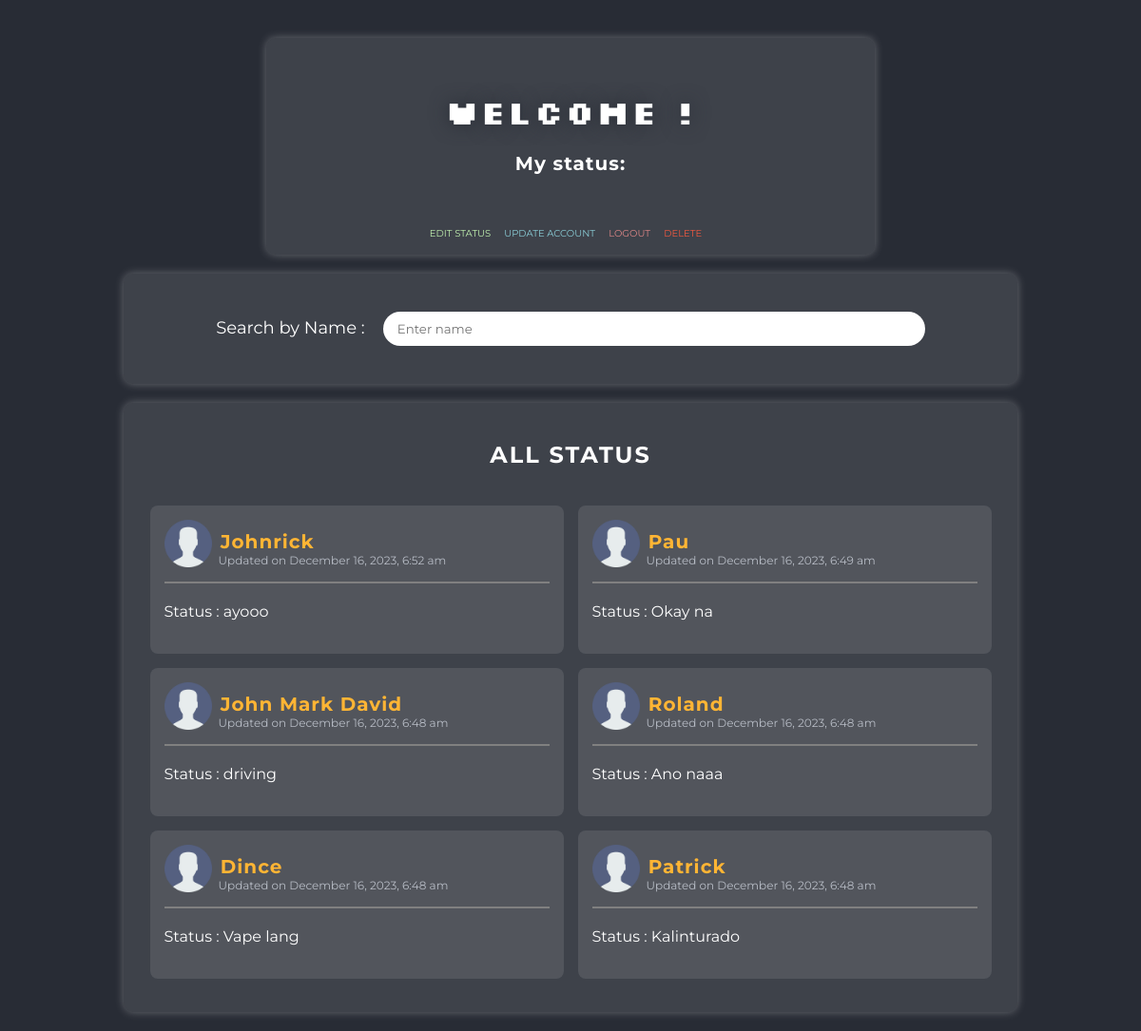
Page /BSIT_2F_Status_Update/finals/welcome.php on the committed database.
### tables this page shows
CREATE TABLE `user_status` (
  `id` int(10) NOT NULL,
  `username` varchar(100) NOT NULL,
  `password` varchar(100) NOT NULL,
  `name` varchar(100) NOT NULL,
  `status` varchar(1000) NOT NULL,
  `datetime` timestamp NOT NULL DEFAULT current_timestamp()
);

### BSIT_2F_Status_Update/finals/welcome.php (the view, shortened to what this page needs)
<?php
$host = "127.0.0.1";
    $username = "root";
    $password = "";
    $dbname = "finals";
$conn = new mysqli($host, $username, $password, $dbname);
$sql = "SELECT `username`, `name`, `status`, `datetime` FROM user_status WHERE `username` != '" . $_COOKIE['username'] . "' ORDER BY `datetime` DESC";
$result = $conn->query($sql);
?>
<!DOCTYPE html>
<html lang="en">
<head>
</head>
<body>
    <div class="welcome-box">
        <h3>Welcome <?php echo $_COOKIE['name']; ?>!</h3>
        <p style="letter-spacing: 1px;";><b>My status:</b></p> <?php echo $_COOKIE['status']; ?>
        <div class="dashboard-actions">
            <a href="status.html" style="color: #C1F2B0; ">EDIT STATUS</a>
            <a href="update.html" style="color: #8ACDD7; ">UPDATE ACCOUNT</a>
            <a href="logout.html" style="color: #DC8686; ">LOGOUT</a>
            <a href="delete.html" style="color: #F05941; ">DELETE</a>
        </div>
    </div>
    <div class="dashboard">
        <form style="margin-bottom: 20px;">
            <label for="search" style="font-size: 18px; color: #fff;">Search by Name :</label>
            <input type="text" class="search" name="search" placeholder="Enter name" id="searchInput" onkeyup="liveSearch()" required>
        </form>
    </div>
    <div class="dashboard">
        <?php
        if ($result->num_rows > 0) {
            echo "<h2 style='letter-spacing: 2px;'>ALL STATUS</h2><br>";
            echo "<ul class='all'>";
            while ($row = $result->fetch_assoc()) {
                echo "<li><img src='user.png' alt='Pin Icon' style='width: 50px; height: 50px; margin-bottom: -20px;'>
                        <strong style='letter-spacing: 1px; color: #FFB534; font-size: 20px; margin-left: 5px;'>" . $row['name'] . "</strong>
                        <div style='color: #B6BBC4; font-size: 12px; margin-left: 57px;'>Updated on " . date('F j, Y, g:i a', strtotime($row['datetime'])) . "</div>
                        <hr style='border: 1px solid gray; margin-top: 15px;'>
                        <p style='font-size: 16px; margin-top: 20px;'>Status : " . $row['status'] . "<p></li>";
            }
            echo "</ul>";
        } else {
            echo "<br>No statuses found in the database.";
        }
        ?>
    </div>
</body>
</html>

### BSIT_2F_Status_Update/finals/welcome.php (style rules this page uses)
body { font-family: 'Montserrat', sans-serif; margin: 0; padding: 0; display: flex; flex-direction: column; align-items: center; justify-content: center; min-height: 100vh; background-color: #282c35; color: #fff; }
.welcome-box { background-color: rgba(255, 255, 255, 0.1); padding: 20px; padding-bottom: 15px; border-radius: 10px; width: 80%; max-width: 600px; box-shadow: 0 0 10px rgba(255, 255, 255, 0.3); text-align: center; margin-bottom: 20px; margin-top: 40px; }
h3 { margin-bottom: 10px; font-size: 35px; font-family: 'Silkscreen', sans-serif; letter-spacing: 2px; text-shadow: 0 0 20px #282c35; animation: glitch 1s infinite; }
p { margin-bottom: 5px; font-size: 20px; }
a { color: #4CAF50; text-decoration: none; margin-right: 10px; font-size: 10px; }
.dashboard { background-color: rgba(255, 255, 255, 0.1); padding: 20px; border-radius: 10px; width: 80%; max-width: 900px; box-shadow: 0 0 10px rgba(255, 255, 255, 0.3); text-align: center; margin-bottom: 20px; }
ul { list-style-type: none; padding: 0; margin: 0; display: flex; flex-wrap: wrap; justify-content: space-around; margin-top: 30px; }
.all { list-style-type: none; padding: 0; margin: 0; display: flex; flex-wrap: wrap; justify-content: space-around; }
li { background-color: rgba(255, 255, 255, 0.1); padding: 15px; margin-bottom: 15px; border-radius: 8px; font-size: 16px; text-align: left; width: 45%; transition: background-color 0.3s; transition: 0.3s ease-in-out; }
.dashboard-actions a { font-size: 10px; display: inline-block; transition: transform 0.3s; margin-top: 50px; }
.search { padding: 10px 15px; border-radius: 20px; border: none; margin-top: 20px; margin-left: 15px; width: 60%; font-family: montserrat; }

### rows in the picture
user_status: name "Johnrick", datetime "December 16, 2023, 6:52 am", status "ayooo"
user_status: name "Pau", datetime "December 16, 2023, 6:49 am", status "Okay na"
user_status: name "John Mark David", datetime "December 16, 2023, 6:48 am", status "driving"
user_status: name "Roland", datetime "December 16, 2023, 6:48 am", status "Ano naaa"
user_status: name "Dince", datetime "December 16, 2023, 6:48 am", status "Vape lang"
user_status: name "Patrick", datetime "December 16, 2023, 6:48 am", status "Kalinturado"
